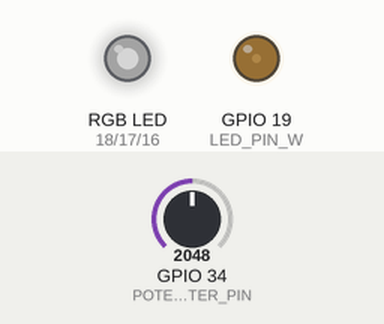
Recording of a sketch running on a simulated ESP32. Parts: an RGB LED mixed from three pins (HIGH = lit), output pins drawn as LEDs (lit = HIGH). Inputs (shaded band) come from the test bench; at power-on: GPIO 34 (POTENTIOMETER_PIN) = 2048. Dim RGB values are drawn brighter than linear.

Above: at 1.2 s.
1.3 s: GPIO 34 (POTENTIOMETER_PIN) set to 1228
At 2.5 s:
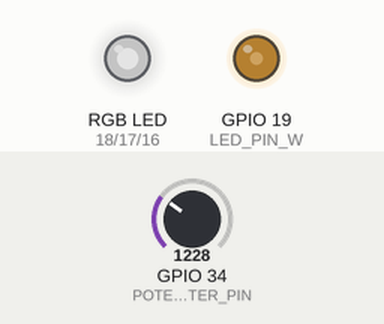
2.8 s: GPIO 34 (POTENTIOMETER_PIN) set to 491
At 3.7 s:
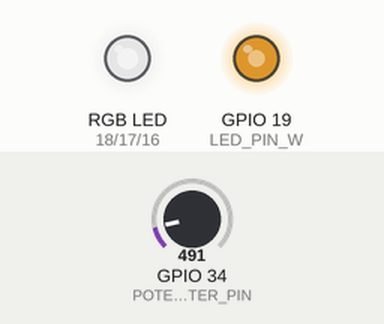
4.3 s: GPIO 34 (POTENTIOMETER_PIN) set to 0
At 4.9 s:
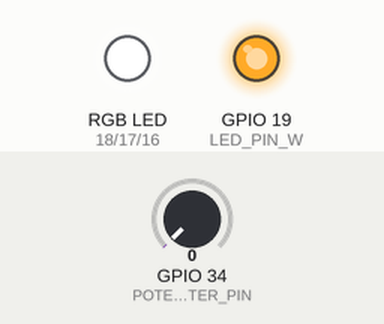
5.8 s: GPIO 34 (POTENTIOMETER_PIN) set to 4095
At 7.1 s:
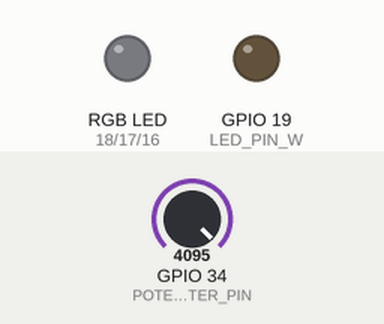
Timing chart, 0 to 8.3 s (numbered marks = the images above; inputs shaded):
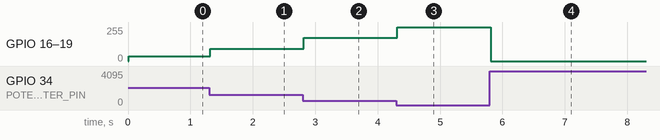

Measured:
- after the input at 1.3 s, GPIO 16 (LED_PIN_B), GPIO 17 (LED_PIN_G), GPIO 18 (LED_PIN_R), GPIO 19 (LED_PIN_W): 36/255 → 93/255 at once
- after the input at 2.8 s, GPIO 16 (LED_PIN_B), GPIO 17 (LED_PIN_G), GPIO 18 (LED_PIN_R), GPIO 19 (LED_PIN_W): 93/255 → 176/255 at once
- after the input at 4.3 s, GPIO 16 (LED_PIN_B), GPIO 17 (LED_PIN_G), GPIO 18 (LED_PIN_R), GPIO 19 (LED_PIN_W): 176/255 → 255/255 at once
- after the input at 5.8 s, GPIO 16 (LED_PIN_B), GPIO 17 (LED_PIN_G), GPIO 18 (LED_PIN_R), GPIO 19 (LED_PIN_W): 255/255 → 0/255 at once

The sketch:

ESP32-RGBW-Potentiometer.ino
```cpp
/*
 * This ESP32 code is created by esp32io.com
 *
 * This ESP32 code is released in the public domain
 *
 * For more detail (instruction and wiring diagram), visit https://esp32io.com/tutorials/esp32-potentiometer-fade-led
 */
extern const uint8_t gamma8[];

#define POTENTIOMETER_PIN  34  // ESP32 pin GIOP36 (ADC0) connected to Potentiometer pin
#define LED_PIN_R          18  // ESP32 pin GIOP21 connected to LED's pin
#define LED_PIN_G          17
#define LED_PIN_B          16
#define LED_PIN_W          19

const int freq = 5000;
const int ledChannel = 0;
const int resolution = 8;

// Define the number of samples to keep track of. The higher the number, the
// more the readings will be smoothed, but the slower the output will respond to
// the input. Using a constant rather than a normal variable lets us use this
// value to determine the size of the readings array.
const int numReadings = 100;
int readings[numReadings];      // the readings from the analog input
int readIndex = 0;              // the index of the current reading
int total = 0;                  // the running total
int average = 0;                // the average

int inputPin = POTENTIOMETER_PIN;

// the setup routine runs once when you press reset:
void setup() {
  // initialize serial communication at 9600 bits per second:
  Serial.begin(9600);

  for (int thisReading = 0; thisReading < numReadings; thisReading++) {
    readings[thisReading] = 0;
  }

  ledcSetup(ledChannel, freq, resolution);
  ledcAttachPin(LED_PIN_R, ledChannel);
  ledcAttachPin(LED_PIN_G, ledChannel);
  ledcAttachPin(LED_PIN_B, ledChannel);
  ledcAttachPin(LED_PIN_W, ledChannel);
}

// the loop routine runs over and over again forever:
void loop() {
  // subtract the last reading:
  total = total - readings[readIndex];
  // read from the sensor:
  readings[readIndex] = analogRead(inputPin);
  // add the reading to the total:
  total = total + readings[readIndex];
  // advance to the next position in the array:
  readIndex = readIndex + 1;

  // if we're at the end of the array...
  if (readIndex >= numReadings) {
    // ...wrap around to the beginning:
    readIndex = 0;
  }

  // calculate the average:
  average = total / numReadings;
  // reads the input on analog pin A0 (value between 0 and 4095)

  // scales it to brightness (value between 0 and 255)
  int brightness = map(average, 4096, 0, 0, 255); //4096 max

  int brightness_gamma_corrected = pgm_read_byte(&gamma8[brightness]);

  // sets the brightness LED that connects to  pin 3
  ledcWrite(ledChannel, brightness_gamma_corrected);

  /*
  // print out the value
  Serial.print("Analog value = ");
  Serial.print(average);
  Serial.print(" => brightness = ");
  Serial.println(brightness_gamma_corrected);
  delay(100);
  */
}

const uint8_t PROGMEM gamma8[] = {
    0,  0,  0,  0,  0,  0,  0,  0,  0,  0,  0,  0,  0,  0,  0,  0,
    0,  0,  0,  0,  0,  0,  0,  0,  0,  0,  0,  0,  1,  1,  1,  1,
    1,  1,  1,  1,  1,  1,  1,  1,  1,  2,  2,  2,  2,  2,  2,  2,
    2,  3,  3,  3,  3,  3,  3,  3,  4,  4,  4,  4,  4,  5,  5,  5,
    5,  6,  6,  6,  6,  7,  7,  7,  7,  8,  8,  8,  9,  9,  9, 10,
   10, 10, 11, 11, 11, 12, 12, 13, 13, 13, 14, 14, 15, 15, 16, 16,
   17, 17, 18, 18, 19, 19, 20, 20, 21, 21, 22, 22, 23, 24, 24, 25,
   25, 26, 27, 27, 28, 29, 29, 30, 31, 32, 32, 33, 34, 35, 35, 36,
   37, 38, 39, 39, 40, 41, 42, 43, 44, 45, 46, 47, 48, 49, 50, 50,
   51, 52, 54, 55, 56, 57, 58, 59, 60, 61, 62, 63, 64, 66, 67, 68,
   69, 70, 72, 73, 74, 75, 77, 78, 79, 81, 82, 83, 85, 86, 87, 89,
   90, 92, 93, 95, 96, 98, 99,101,102,104,105,107,109,110,112,114,
  115,117,119,120,122,124,126,127,129,131,133,135,137,138,140,142,
  144,146,148,150,152,154,156,158,160,162,164,167,169,171,173,175,
  177,180,182,184,186,189,191,193,196,198,200,203,205,208,210,213,
  215,218,220,223,225,228,231,233,236,239,241,244,247,249,252,255 };
```
